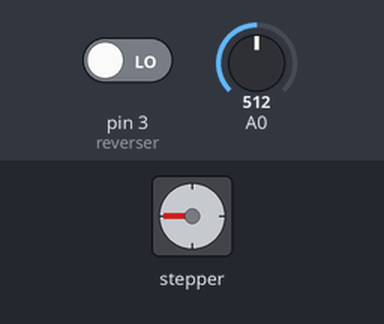
A program run on a simulated Arduino Nano, built with avr-gcc and run on an emulated ATmega328P. On the bench: stepper motor. The inputs (shaded band) are chosen by the test bench; at power-on: A0 = 512, pin 3 (reverser) LOW. Stepper angles assume 200 steps per turn.

Above: at 1.2 s.
1.3 s: A0 set to 716
At 1.69 s:
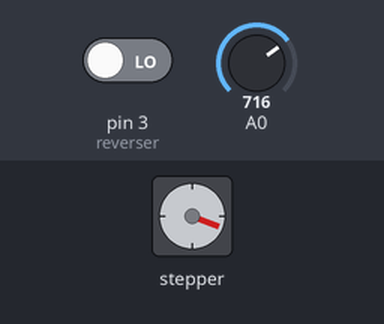
4.3 s: A0 set to 900
At 4.71 s:
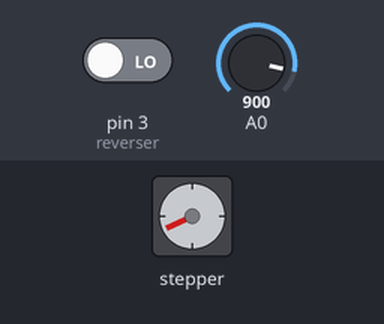
7.3 s: A0 set to 1023
At 7.73 s:
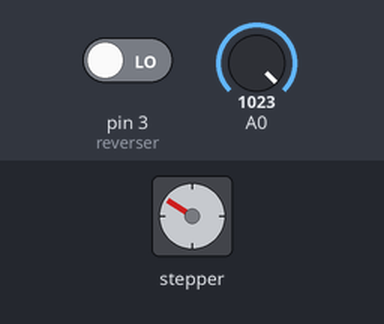
Timing chart, 0 to 17.3 s (numbered marks = the images above; inputs shaded):
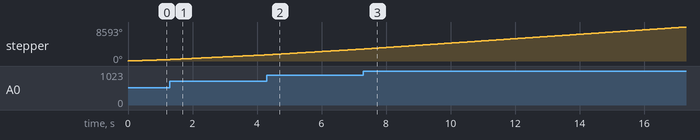

The program:

main.cpp
```cpp
/* 28BYJ-48 Speed and Reverse controller | v0.2 | by Stu */

#include <Arduino.h> /* Include Arduino GLibs */
#include <Stepper.h> /* Include Stepper config */
#include <IRremote.h> /* Include IT libs */

const int onOffSwitch = 2;  /* Toggle Switch Pin */
const int reverser = 3;   	/* Reverse Button Pin */
const int shaftRevs = 32;
const int gearRed = 64;
const int stepsPerRev = 200; /* (shaftRevs * gearRed) is currently broken... */

int stepCount = 0;
int bState = HIGH;
int bPrev = LOW;
int bCurr;

unsigned long time = 0;
unsigned long debounce = 200UL;

Stepper myStepper(stepsPerRev, 8, 10, 9, 11); /* Pin 9 and 10 are reversed to make Stepper.h work with 28BYJ-48 */


void setup() {
  Serial.begin(9600);
  pinMode(reverser, INPUT);
  pinMode(onOffSwitch, INPUT);
}

void loop() {
  int sensorReading = analogRead(A0);
  int motorSpeed = map(sensorReading, 0, 1023, 0, 100);
  int reverse;

  bCurr = digitalRead(reverser);
  if (bCurr == HIGH && bPrev == LOW){
    if (bState == HIGH){
      reverse = LOW;
    }
    else{
      reverse = HIGH;
    }
  }

  if (motorSpeed > 0 && reverse == LOW) {
    myStepper.setSpeed(motorSpeed);
    myStepper.step(stepsPerRev / 100);
  }
  else if (motorSpeed > 0 && reverse == HIGH) {
    myStepper.setSpeed(motorSpeed);
    myStepper.step(-stepsPerRev / 100);
    }
}
```
